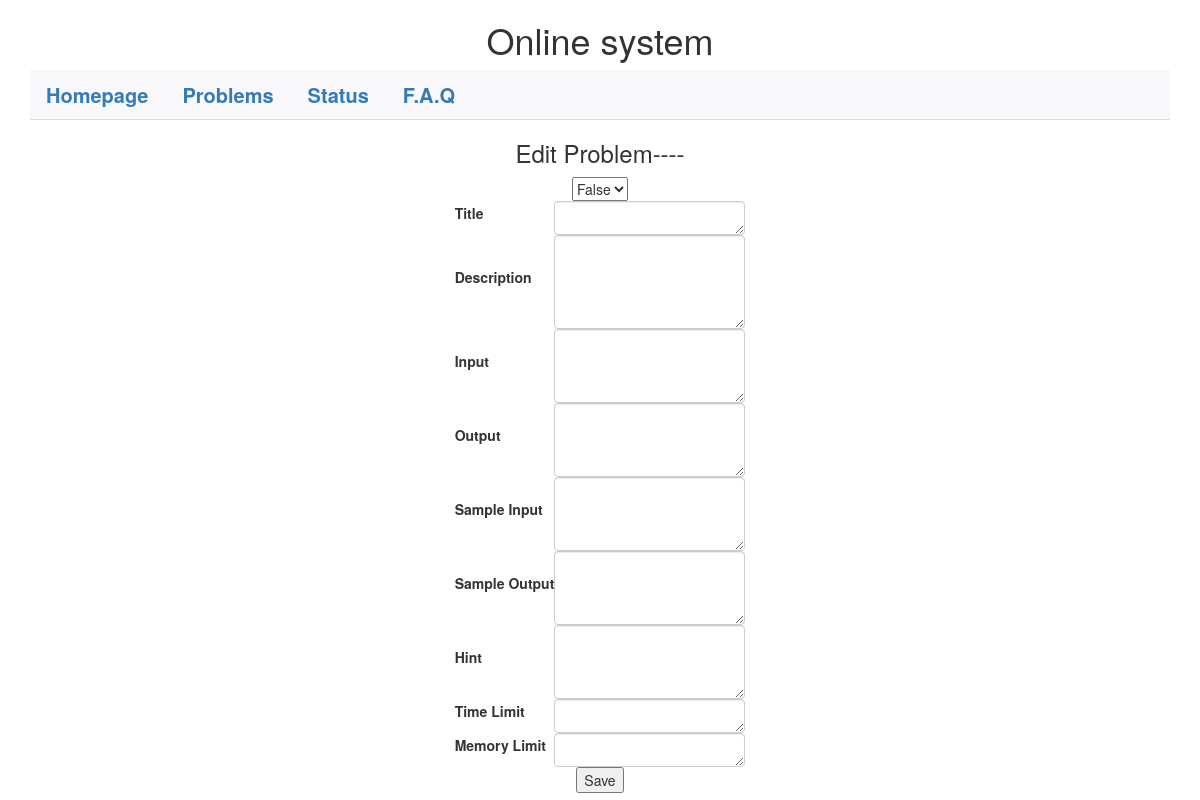
The page /editprb/1 on the database as committed earlier.
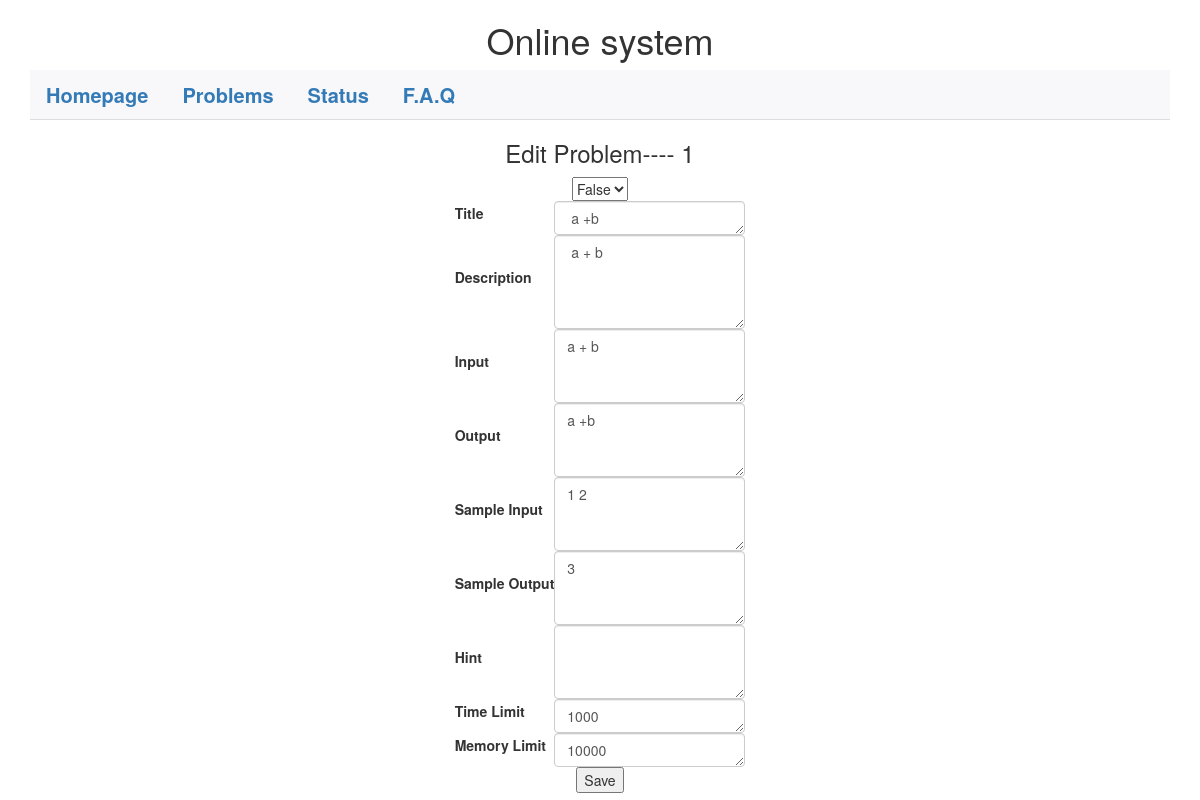
The same page on the database as committed later.
### App/models.py (models this page shows, shortened)
class Problem(db.Model):
    id = db.Column(db.Integer, primary_key = True, unique = True)
    title = db.Column(db.String(300))
    description = db.Column(db.String(9999))
    pbinput = db.Column(db.String(9999))
    pboutput = db.Column(db.String(9999))
    sinput = db.Column(db.String(9999))
    soutput = db.Column(db.String(9999))
    hint = db.Column(db.String(9999))
    ratio = db.Column(db.Float, default = 0.0)
    accnt = db.Column(db.Integer, default = 0)
    submitcnt = db.Column(db.Integer, default = 0)
    timelmt = db.Column(db.Integer)
    memorylmt = db.Column(db.Integer)
    visible = db.Column(db.Boolean)

### App/view.py (the view, shortened to what this page needs)
@app.route('/editprb/<problemid>', methods = ['GET', 'POST'])
def Editprb(problemid):
  form = ProblemForm()
  pb = Problem.query.get(problemid)
  if request.method == 'GET':
    return render_template('editprb.html', form = form, pb = pb)

### App/view.py (called while the page is built)
@app.before_request
def before_request():
  g.user = current_user
  if g.user.is_authenticated():
    g.url = url_for('Profile', userid = g.user.userid)
  info = Info.query.order_by(Info.id.desc()).first()
  g.info = info.contents

### App/templates/editprb.html (shortened to what this page needs)
<!DOCTYPE html>
<html>
	<head>
		<link href = "../static/css/main.css" rel = "stylesheet">
		<link rel="stylesheet" href="../static/css/bootstrap.css">
	</head>
	<body>
		<div class="container" >
			<center><h1> Online system </h1> </center>
			<div class = "nav" id="problem">
	            <ul class = "nav nav-tabs">
	                <li> <a href = "/"> Homepage </a> </li>
	                <li> <a href = "/problems/"> Problems </a> </li>
	                <li> <a href = "#"> Status </a> </li>
	                <li> <a href = "#"> F.A.Q </a> </li>
	            </ul>
	    	</div>
	    </div>
	    <div id = "jumbotron">
		    <form action = {{ url_for('Editprb',problemid = pb.id) }}  method="POST" class="sign_up">
	        <center>
	        <h3>Edit Problem---- {{ pb.id }}</h3>
	        <table class = "center" id = "addprb">
	                <tr class = "title">
	                    <td><label for="title"> {{ form.title.label }} </label> </td>
	                    <td><textarea class="form-control" rows="1" value＝{{ form.title }}{{ pb.title }}</textarea> </td>
	                </tr>
	                <tr>
	                    <td><label for="description "> {{ form.description.label }} </label> </td>
	                    <td><textarea class="form-control" rows="4" value = {{ form.description }}{{ pb.description }}</textarea> </td>
	                </tr>
	                <tr>
	                    <td><label for="pbinput"> {{ form.pbinput.label }} </label> </td>
	                    <td><textarea class="form-control" rows="3" value = {{ form.pbinput }}{{ pb.pbinput }} </textarea> </td>
	                </tr>
	                <tr>
	                    <td><label for="pboutput"> {{ form.pboutput.label }} </label> </td>
	                    <td><textarea class="form-control" rows="3" value = {{ form.pboutput }}{{ pb.pboutput }} </textarea> </td>
	                </tr>
	                <tr>
	                    <td><label for="pbinput"> {{ form.sinput.label }} </label> </td>
	                    <td><textarea class="form-control" rows="3" value = {{ form.sinput }}{{ pb.sinput }}</textarea> </td>
	                </tr>
	                <tr>
	                    <td><label for="pboutput"> {{ form.soutput.label }} </label> </td>
	                     <td><textarea class="form-control" rows="3" value = {{ form.soutput }}{{ pb.soutput }}  </textarea> </td>
	                </tr>
	                <tr>
	                    <td><label for="hint"> {{ form.hint.label }} </label> </td>
	                    <td><textarea class="form-control" rows="3" value = {{ form.hint }}{{pb.hint }}  </textarea></td>
	                </tr>
	                <tr>
	                    <td><label for="timelmt"> {{ form.timelmt.label }} </label> </td>
	                    <td><textarea class="form-control" rows="1" value = {{ form.timelmt }}{{pb.timelmt }}</textarea></td>
	                </tr>
	                <tr>
	                    <td><label for="memorylmt"> {{ form.memorylmt.label }} </label> </td>
	                    <td><textarea class="form-control" rows="1" value = {{ form.memorylmt}}{{pb.memorylmt }}</textarea></td>
	                </tr>
	                <tr>
	                	{{ form.visible }}
	                </tr>
	            </table>
	        <button type="submit" >Save</button>
	        </center>
	        </form>
        </div>
	</body>
</html>

Rows that differ between the two databases and show on the page:
added Problem: id "1", title "a +b", description "a + b", pbinput "a + b", pboutput "a +b", sinput "1 2", soutput "3", timelmt "1000", memorylmt "10000"
